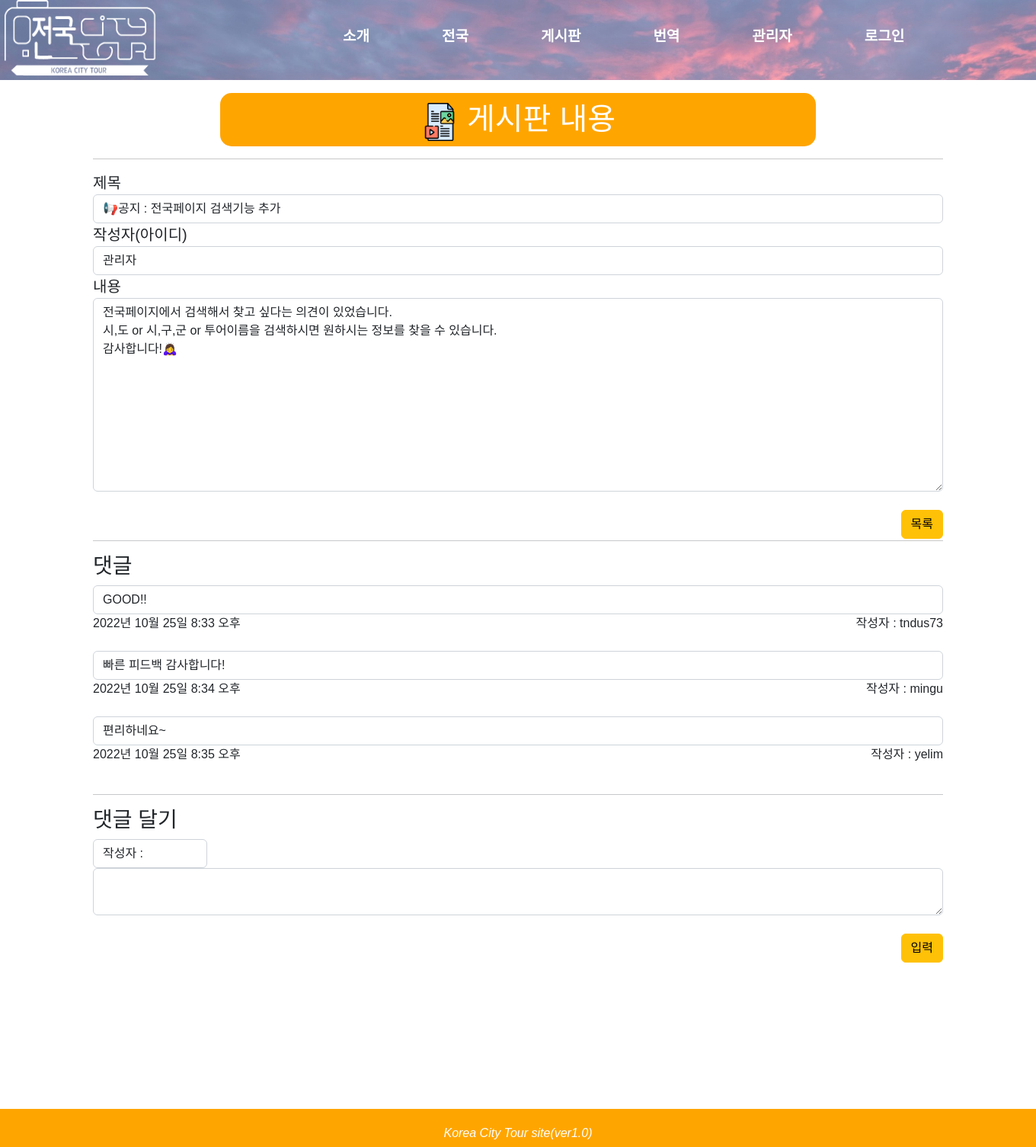
Before: /board/board/23/ with the older database file.
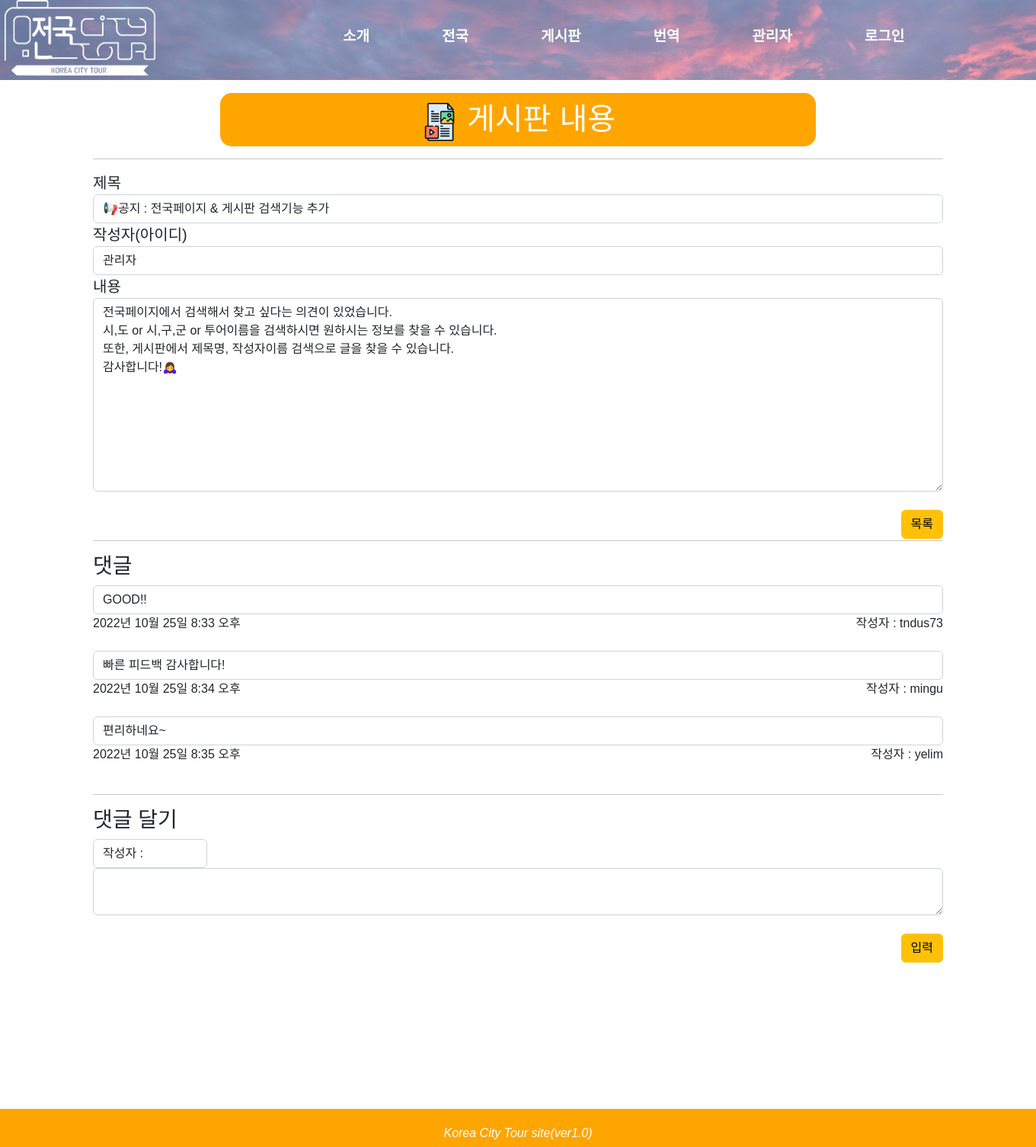
After: the same page with the newer database file.
### board/models.py (models this page shows, shortened)
class Notice1(models.Model):
    title = models.CharField(max_length=50)
    name = models.CharField(max_length=20)
    contents = models.TextField()
    time = models.DateTimeField(auto_now_add=True)

class Comment1(models.Model):
  post = models.ForeignKey(Notice1, on_delete=models.CASCADE, null=True)
  user = models.TextField()
  body = models.TextField()
  date = models.DateTimeField(auto_now_add=True)

### board/views.py (the view, shortened to what this page needs)
# urls.py: path('board/<int:pk>/', views.posting, name="posting"),
def posting(request, pk):
    post = Notice1.objects.get(id=pk)
    comments = Comment1.objects.filter(post=pk)
    return render(request, 'posting.html', {'post': post, 'comments':comments})

### board/templates/posting.html (shortened to what this page needs)
{% extends "base.html" %}
{% block head %}
    <link href="https://cdn.jsdelivr.net/npm/bootstrap@5.2.2/dist/css/bootstrap.min.css" rel="stylesheet">
{% endblock %}
{% block contents %}
<div class = "container">
        <div class = "page_title" style ="text-align : center">
            <h1 style = "text-align:center; color:white"><img src = "/static/images/posting.png" width = 50px height = 50px> 게시판 내용</h1><br>
        </div><hr>
            <div class="form-group">
                <label style="font-size:20px">제목</label>
                 <input type="text" value = "{{ post.title }}" class="form-control" name="title" id="title" readonly>
            </div>
            <div class="form-group">
                <label style="font-size:20px">작성자(아이디)</label>
                <input type="text" value = "{{ post.name }}" class="form-control" name="name" id="name" readonly>
            </div>
            <div class="form-group">
                <label style="font-size:20px">내용</label>
                <textarea class="form-control" rows="10" cols="50" readonly>{{post.contents}}</textarea>
            </div>
            <br>
            <button type="button" class="btn btn-warning" style="float: right;"><a href="/board/board/" style=color:black;">목록</a></button>
</div>
<div class="container">
    <br><hr>
    <h3>댓글</h3>
    {% for comment in comments %}
    <input type="text" value = "{{comment.body}}" class="form-control">
    {{comment.date}}
    <div style = "float:right">{{comment.user}}</div><br>
    <br>
    {% endfor %}
    <hr>
    <h3>댓글 달기</h3>
    <form method="POST">
        <input type="text" name="user" value = "작성자 : {{user.username}}" style="width:150px" class="form-control" readonly>
        <textarea class="form-control" rows="2" cols="50" name="body" required></textarea>
        <br><input type="submit" class="btn btn-warning" style="float: right" value="입력">
    </form>
</div>
  <div id = 'wrapper'>
    </div>
    <footer>
        <p><em>Korea City Tour site(ver1.0)</em></p>
    </footer>
{% endblock %}

### basetemplates/base.html (shortened to what this page needs)
<!DOCTYPE html>
<html lang="ko">
<head>
    {% block head %}
    {% endblock %}
</head>
<body>
    <div class ="wrap">
        <div class = "intro_bg">
            <div class = "header">
                <div class = "iconarea">
                    <a href = "{% url 'web:home' %}" >
                        <img src = "/static/images/logo.png" width = 200px height = 100px>
                    </a>
                </div>
                <div class = "menu" style = "color:white">
                        <ul class="nav">
                            <li><a href = "{% url 'web:introduction' %}" style = "color:white">소개</a></li>
                            <li><a href = "{% url 'web:whole_country' %}" style = "color:white">전국</a></li>
                            <li><a href = "{% url 'board:board' %}" style = "color:white">게시판</a></li>
                            <li><a href = "#" style = "color:white">번역</a></li>
                            <li><a href = "{% url 'web:manager' %}" style = "color:white">관리자</a></li>
                            {% if user.is_authenticated %}
                                <li><a href = "{% url 'common:logout' %}" style = "color:white"> {{ user.username }}님 로그아웃 </a></li>
                            {% else %}
                                <li><a href = "{% url 'common:login' %}" style = "color:white">로그인</a></li>
                            {% endif %}
                        </ul>
                </div>
            </div>
            {% block contents %}
            {% endblock %}
        </div>
    </div>
</body>
</html>

Changed rows visible on the page:
changed Notice1 "관리자": title "📢공지 : 전국페이지 검색기능 추가" → "📢공지 : 전국페이지 & 게시판 검색기능 추가"; contents "전국페이지에서 검색해서 찾고 싶다는 의견이 있었습니다. 시,도 or 시,구,군 or 투어이름을 검색하시면 원하시는 정보를 찾을 수 있습니다. 감사합니다!🙇‍♀️" → "전국페이지에서 검색해서 찾고 싶다는 의견이 있었습니다. 시,도 or 시,구,군 or 투어이름을 검색하시면 원하시는 정보를 찾을 수 있습니다. 또한, 게시판에서 제목명, 작성자이름 검색으로 글을 찾을 수 있습니다. 감사합니다!🙇‍♀️"
